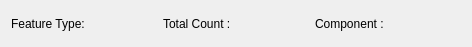
<?xml version="1.0" encoding="UTF-8"?>
<ui version="4.0">
 <class>Form</class>
 <widget class="QWidget" name="Form">
  <property name="geometry">
   <rect>
    <x>0</x>
    <y>0</y>
    <width>472</width>
    <height>47</height>
   </rect>
  </property>
  <property name="windowTitle">
   <string>Form</string>
  </property>
  <layout class="QVBoxLayout" name="feature_layout">
   <item>
    <layout class="QGridLayout" name="gridLayout">
     <item row="0" column="0">
      <widget class="QLabel" name="label">
       <property name="text">
        <string>Feature Type:</string>
       </property>
      </widget>
     </item>
     <item row="0" column="1">
      <widget class="QLabel" name="label_2">
       <property name="text">
        <string>Total Count :</string>
       </property>
      </widget>
     </item>
     <item row="0" column="2">
      <widget class="QLabel" name="label_3">
       <property name="text">
        <string>Component :</string>
       </property>
      </widget>
     </item>
    </layout>
   </item>
  </layout>
 </widget>
 <resources/>
 <connections/>
</ui>
